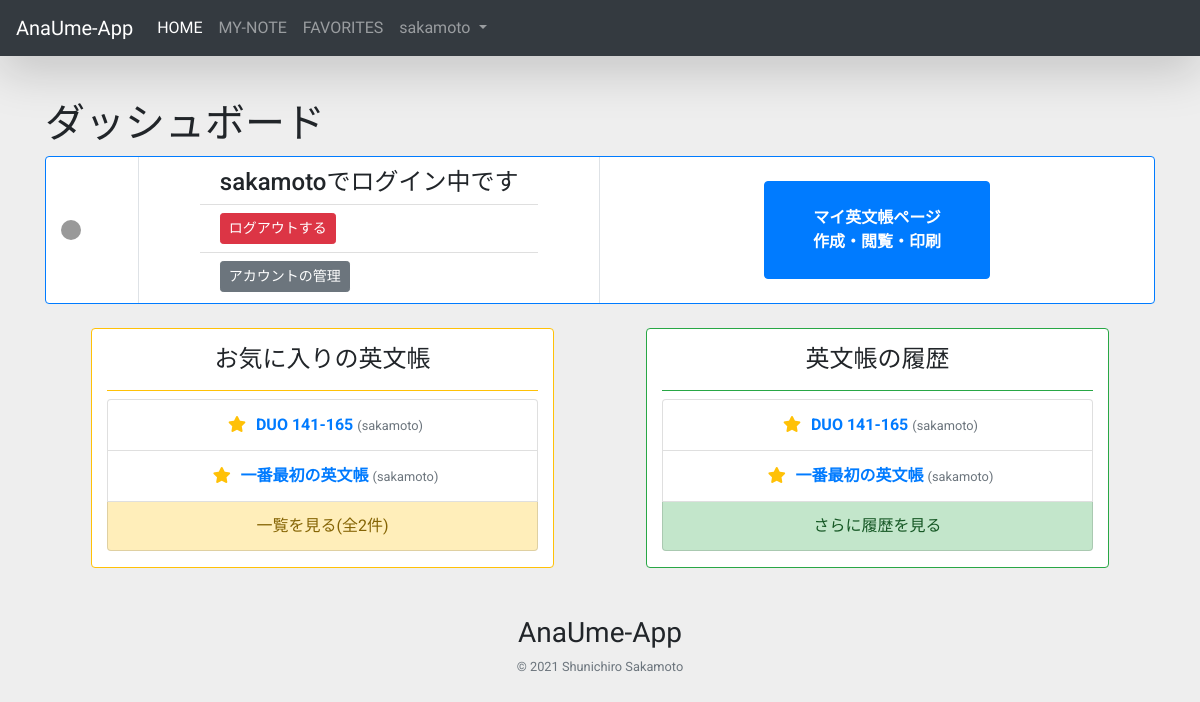
Before: / (signed in) with the older database file.
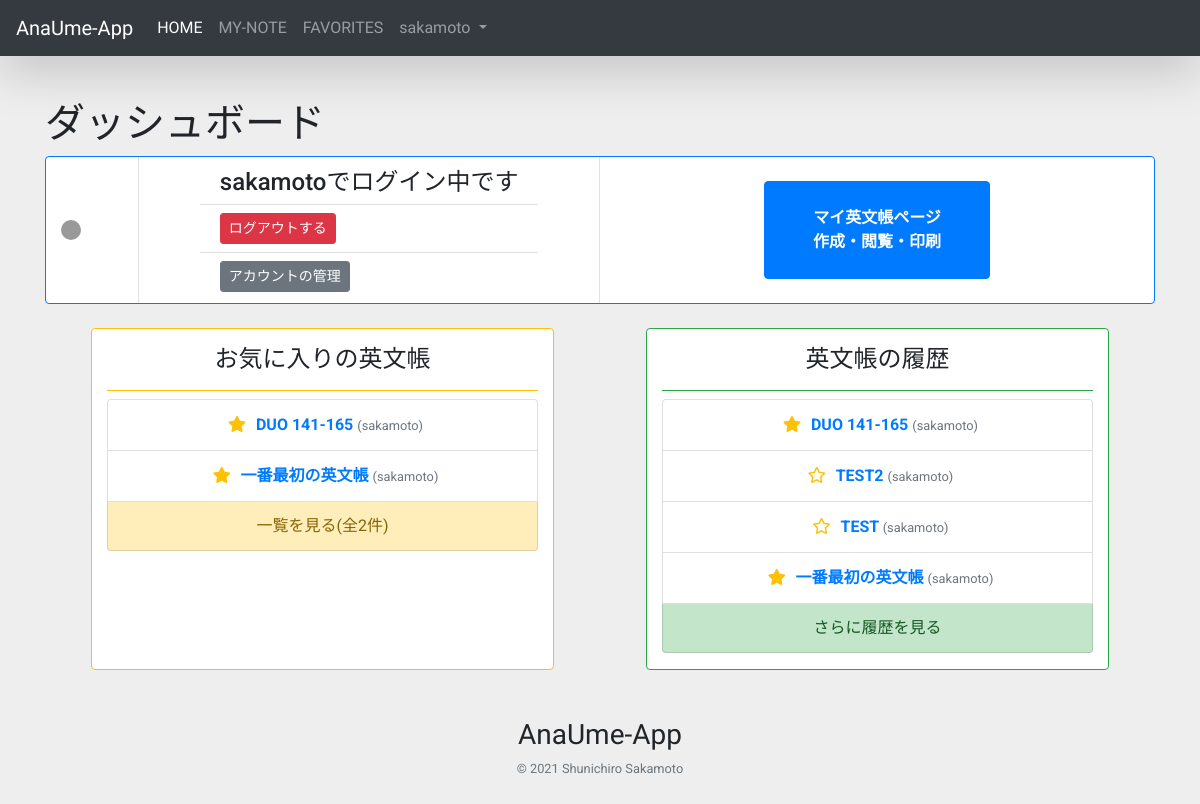
After: the same page with the newer database file.
### main/models.py (models this page shows)
class Fav(models.Model):
    user = models.ForeignKey(User, on_delete=models.CASCADE)
    note = models.ForeignKey(Note, on_delete=models.CASCADE)
    created_at = models.DateTimeField('作成日時', auto_now_add=True)

class Note(models.Model):
    user = models.ForeignKey(User, on_delete=models.SET_NULL, null=True)
    title = models.CharField('題名', max_length=20)

class NoteLog(models.Model):
    user = models.ForeignKey(User, on_delete=models.CASCADE)
    note = models.ForeignKey(Note, on_delete=models.CASCADE)
    created_at = models.DateTimeField('作成日時', auto_now_add=True)

### main/views.py (the view)
# urls.py: path('', views.index, name='index'),
def index(request):
    if request.user.is_authenticated:
        data = {
            'fav_notes': Fav.objects.filter(user=request.user).order_by('-created_at')[:5],
            'fav_all': len(Fav.objects.filter(user=request.user)),
            'logs': NoteLog.objects.filter(user=request.user).order_by('-created_at')[:5],
        }
        return render(request, 'main/dashboard.html', data)
    else:
        return render(request, 'main/index.html')

### main/templatetags/note_to_fav.py (called while the page is built)
@register.simple_tag
def note_to_fav(user, note):
    if Fav.objects.filter(user=user, note=note).exists():
        return 'fas'
    else:
        return 'far'

### templates/main/dashboard.html (shortened to what the changed rows need)
{% extends "base.html" %}
{% load i18n static %}
{% load note_to_fav %}
{% block content %}
    <h1>ダッシュボード</h1>
    <div class="row w-100 mx-auto d-flex justify-content-around">
        <div class="col-md-5 bg-white border border-warning rounded text-center mt-4">
            <ul class="list-group mb-3">
                {% for fav_note in fav_notes %}
                    <li class="list-group-item">
                        <button class="btn-fav border-0" formaction="{% url 'main:fav_note' note_id=fav_note.note.id %}">
                            <i class="fas fa-star"></i>
                        </button>
                        <a href="{% url 'main:note' fav_note.note.id %}"
                           class="font-weight-bold">{{ fav_note.note.title }} </a>
                        <small class="text-muted">({{ fav_note.note.user.username }})</small>
                    </li>
                {% endfor %}
            </ul>
        </div>
        <div class="col-md-5 bg-white border border-success rounded text-center mt-4">
            <ul class="list-group mb-3">
                {% if logs|length == 0 %}
                    <li class="list-group-item list-group-item-success">履歴なし</li>
                {% else %}
                    {% for log in logs %}
                        <li class="list-group-item">
                            <button class="btn-fav border-0" formaction="{% url 'main:fav_note' note_id=log.note.id %}">
                                <i class="{% note_to_fav user log.note %} fa-star"></i>
                            </button>
                            <a href="{% url 'main:note' log.note.id %}"
                               class="font-weight-bold">{{ log.note.title }} </a>
                            <small class="text-muted">({{ log.note.user.username }})</small>
                        </li>
                    {% endfor %}
                {% endif %}
            </ul>
        </div>
    </div>
{% endblock content %}

Changed rows visible on the page:
added NoteLog: note "TEST2", note.user.username "sakamoto"
added NoteLog: note "TEST", note.user.username "sakamoto"
